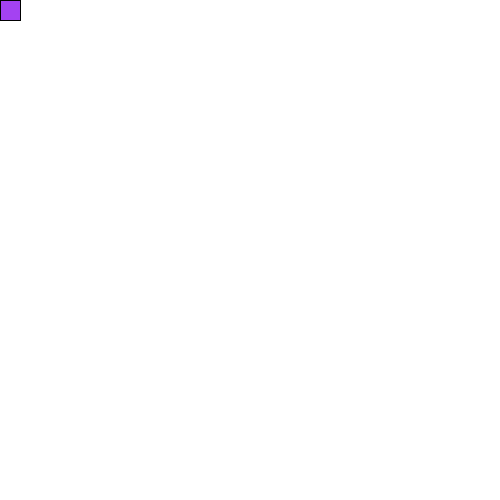
Frame 1 (no input)
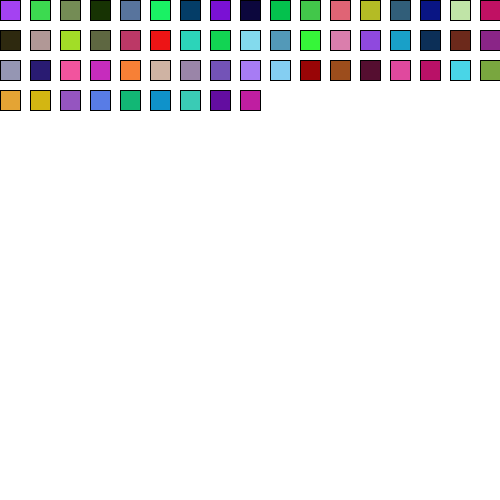
Frame 60 (the mouse pressed at the canvas centre just before this capture)
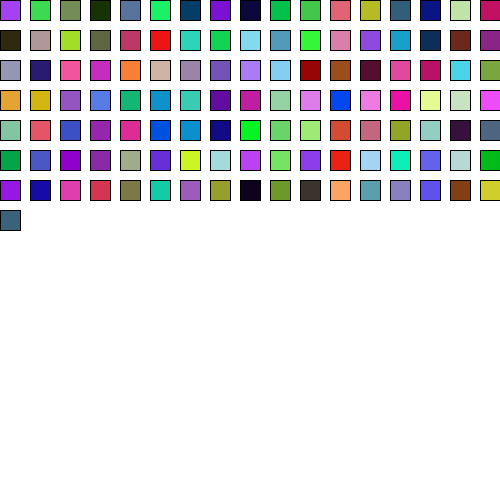
Frame 120 (the mouse held since frame 60 and released just before this capture)

The Processing sketch that drew these frames (run headless with seeded random() and noise(); from frame 60 on, the mouse is pressed at the canvas centre):

// Processing sketch: Conditionals_01
// ── Conditionals_01.pde
int posx=0;
int posy=0;

void setup() {
  size(500, 500);
  background(255);
}

void draw() {
  fill(random(255),random(255),random(255));
  rect(posx, posy, 20, 20);
  posx+=30;
  if (posx>=width) {
    posx=0;
    posy+=30;
  }
}
